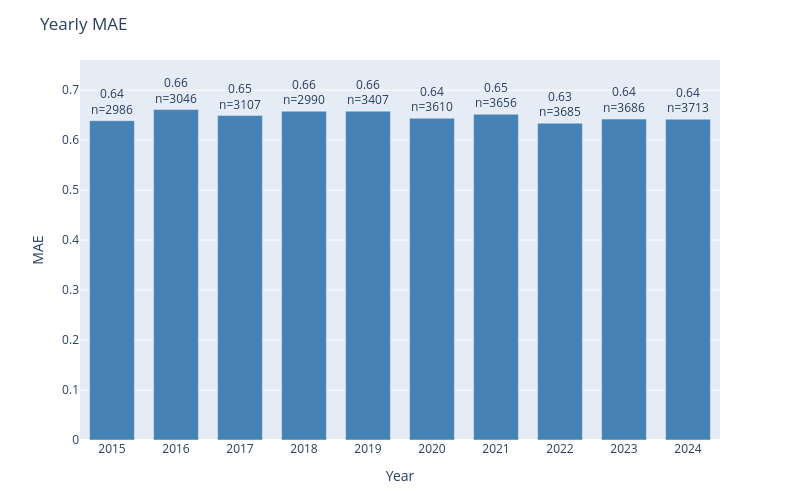

Notebook code cell kept with this figure:
### Code cell
plot_error_by_group(
    df=results_test,
    y_true_col='actual',
    y_pred_col='prediction',
    date_col='dt_temp',
    group_by='year',
    metric='mae',
    title='Yearly MAE'
)

### Figure 1 — Plotly figure (JSON) as saved in the notebook; plotly's stock layout.template omitted (floating-point values rounded to 4 significant figures)
{"data": [{"marker": {"color": "steelblue"}, "text": ["0.64<br>n=2986", "0.66<br>n=3046", "0.65<br>n=3107", "0.66<br>n=2990", "0.66<br>n=3407", "0.64<br>n=3610", "0.65<br>n=3656", "0.63<br>n=3685", "0.64<br>n=3686", "0.64<br>n=3713"], "textposition": "outside", "type": "bar", "x": ["2015", "2016", "2017", "2018", "2019", "2020", "2021", "2022", "2023", "2024"], "y": [0.639, 0.6612, 0.6492, 0.6579, 0.6581, 0.6438, 0.6518, 0.6339, 0.6422, 0.6418]}], "layout": {"bargap": 0.3, "height": 500, "margin": {"b": 60, "t": 60}, "title": {"text": "Yearly MAE"}, "uniformtext": {"minsize": 8, "mode": "hide"}, "width": 800, "xaxis": {"title": {"text": "Year"}}, "yaxis": {"range": [0, 0.7604], "title": {"text": "MAE"}}}}
